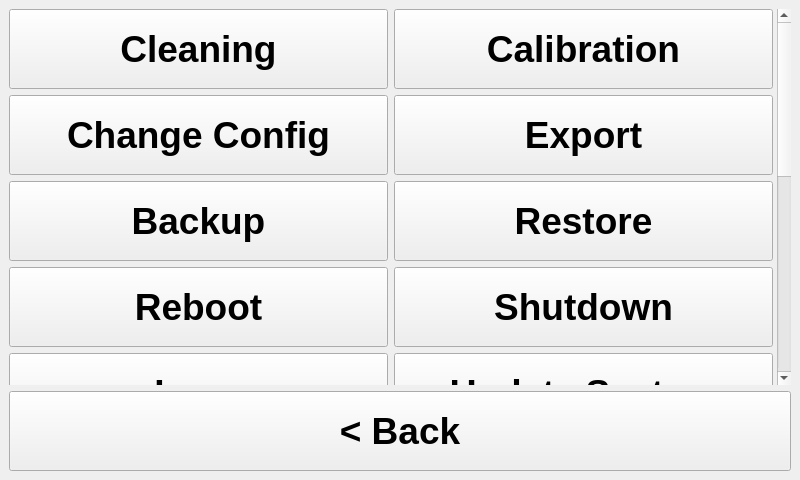
<?xml version="1.0" encoding="UTF-8"?>
<ui version="4.0">
 <class>Optionwindow</class>
 <widget class="QMainWindow" name="Optionwindow">
  <property name="geometry">
   <rect>
    <x>0</x>
    <y>0</y>
    <width>800</width>
    <height>480</height>
   </rect>
  </property>
  <property name="sizePolicy">
   <sizepolicy hsizetype="Fixed" vsizetype="Fixed">
    <horstretch>0</horstretch>
    <verstretch>0</verstretch>
   </sizepolicy>
  </property>
  <property name="minimumSize">
   <size>
    <width>800</width>
    <height>480</height>
   </size>
  </property>
  <property name="maximumSize">
   <size>
    <width>800</width>
    <height>480</height>
   </size>
  </property>
  <property name="cursor">
   <cursorShape>ArrowCursor</cursorShape>
  </property>
  <property name="windowTitle">
   <string>Options</string>
  </property>
  <property name="styleSheet">
   <string notr="true"/>
  </property>
  <widget class="QWidget" name="centralwidget">
   <layout class="QGridLayout" name="gridLayout">
    <item row="4" column="0">
     <widget class="QScrollArea" name="scrollArea">
      <property name="frameShape">
       <enum>QFrame::NoFrame</enum>
      </property>
      <property name="frameShadow">
       <enum>QFrame::Plain</enum>
      </property>
      <property name="lineWidth">
       <number>1</number>
      </property>
      <property name="widgetResizable">
       <bool>true</bool>
      </property>
      <widget class="QWidget" name="scrollAreaWidgetContents">
       <property name="geometry">
        <rect>
         <x>0</x>
         <y>-223</y>
         <width>765</width>
         <height>770</height>
        </rect>
       </property>
       <layout class="QVBoxLayout" name="verticalLayout_3">
        <property name="leftMargin">
         <number>0</number>
        </property>
        <property name="topMargin">
         <number>0</number>
        </property>
        <property name="rightMargin">
         <number>4</number>
        </property>
        <property name="bottomMargin">
         <number>0</number>
        </property>
        <item>
         <layout class="QGridLayout" name="gridLayout_2">
          <item row="6" column="0" colspan="2">
           <widget class="QPushButton" name="button_update_software">
            <property name="minimumSize">
             <size>
              <width>0</width>
              <height>80</height>
             </size>
            </property>
            <property name="maximumSize">
             <size>
              <width>5000</width>
              <height>300</height>
             </size>
            </property>
            <property name="font">
             <font>
              <pointsize>28</pointsize>
              <weight>75</weight>
              <bold>true</bold>
             </font>
            </property>
            <property name="text">
             <string>Update CocktailBerry Software</string>
            </property>
           </widget>
          </item>
          <item row="7" column="1">
           <widget class="QPushButton" name="button_check_internet">
            <property name="minimumSize">
             <size>
              <width>0</width>
              <height>80</height>
             </size>
            </property>
            <property name="maximumSize">
             <size>
              <width>5000</width>
              <height>300</height>
             </size>
            </property>
            <property name="font">
             <font>
              <pointsize>28</pointsize>
              <weight>75</weight>
              <bold>true</bold>
             </font>
            </property>
            <property name="text">
             <string>Check Internet</string>
            </property>
           </widget>
          </item>
          <item row="3" column="0">
           <widget class="QPushButton" name="button_reboot">
            <property name="minimumSize">
             <size>
              <width>0</width>
              <height>80</height>
             </size>
            </property>
            <property name="maximumSize">
             <size>
              <width>5000</width>
              <height>300</height>
             </size>
            </property>
            <property name="font">
             <font>
              <pointsize>28</pointsize>
              <weight>75</weight>
              <bold>true</bold>
             </font>
            </property>
            <property name="text">
             <string>Reboot</string>
            </property>
           </widget>
          </item>
          <item row="8" column="1">
           <widget class="QPushButton" name="button_rfid">
            <property name="enabled">
             <bool>false</bool>
            </property>
            <property name="minimumSize">
             <size>
              <width>0</width>
              <height>80</height>
             </size>
            </property>
            <property name="maximumSize">
             <size>
              <width>5000</width>
              <height>300</height>
             </size>
            </property>
            <property name="font">
             <font>
              <pointsize>28</pointsize>
              <weight>75</weight>
              <bold>true</bold>
             </font>
            </property>
            <property name="text">
             <string>Write RFID</string>
            </property>
           </widget>
          </item>
          <item row="2" column="0">
           <widget class="QPushButton" name="button_backup">
            <property name="minimumSize">
             <size>
              <width>0</width>
              <height>80</height>
             </size>
            </property>
            <property name="maximumSize">
             <size>
              <width>5000</width>
              <height>300</height>
             </size>
            </property>
            <property name="font">
             <font>
              <pointsize>28</pointsize>
              <weight>75</weight>
              <bold>true</bold>
             </font>
            </property>
            <property name="text">
             <string>Backup</string>
            </property>
           </widget>
          </item>
          <item row="0" column="0">
           <widget class="QPushButton" name="button_clean">
            <property name="minimumSize">
             <size>
              <width>0</width>
              <height>80</height>
             </size>
            </property>
            <property name="maximumSize">
             <size>
              <width>5000</width>
              <height>300</height>
             </size>
            </property>
            <property name="font">
             <font>
              <pointsize>28</pointsize>
              <weight>75</weight>
              <bold>true</bold>
             </font>
            </property>
            <property name="text">
             <string>Cleaning</string>
            </property>
           </widget>
          </item>
          <item row="3" column="1">
           <widget class="QPushButton" name="button_shutdown">
            <property name="minimumSize">
             <size>
              <width>0</width>
              <height>80</height>
             </size>
            </property>
            <property name="maximumSize">
             <size>
              <width>5000</width>
              <height>300</height>
             </size>
            </property>
            <property name="font">
             <font>
              <pointsize>28</pointsize>
              <weight>75</weight>
              <bold>true</bold>
             </font>
            </property>
            <property name="text">
             <string>Shutdown</string>
            </property>
           </widget>
          </item>
          <item row="2" column="1">
           <widget class="QPushButton" name="button_restore">
            <property name="minimumSize">
             <size>
              <width>0</width>
              <height>80</height>
             </size>
            </property>
            <property name="maximumSize">
             <size>
              <width>5000</width>
              <height>300</height>
             </size>
            </property>
            <property name="font">
             <font>
              <pointsize>28</pointsize>
              <weight>75</weight>
              <bold>true</bold>
             </font>
            </property>
            <property name="text">
             <string>Restore</string>
            </property>
           </widget>
          </item>
          <item row="7" column="0">
           <widget class="QPushButton" name="button_wifi">
            <property name="minimumSize">
             <size>
              <width>0</width>
              <height>80</height>
             </size>
            </property>
            <property name="maximumSize">
             <size>
              <width>5000</width>
              <height>300</height>
             </size>
            </property>
            <property name="font">
             <font>
              <pointsize>28</pointsize>
              <weight>75</weight>
              <bold>true</bold>
             </font>
            </property>
            <property name="text">
             <string>WiFi</string>
            </property>
           </widget>
          </item>
          <item row="1" column="0">
           <widget class="QPushButton" name="button_config">
            <property name="minimumSize">
             <size>
              <width>0</width>
              <height>80</height>
             </size>
            </property>
            <property name="maximumSize">
             <size>
              <width>5000</width>
              <height>300</height>
             </size>
            </property>
            <property name="font">
             <font>
              <pointsize>28</pointsize>
              <weight>75</weight>
              <bold>true</bold>
             </font>
            </property>
            <property name="text">
             <string>Change Config</string>
            </property>
           </widget>
          </item>
          <item row="8" column="0">
           <widget class="QPushButton" name="button_addons">
            <property name="minimumSize">
             <size>
              <width>0</width>
              <height>80</height>
             </size>
            </property>
            <property name="maximumSize">
             <size>
              <width>5000</width>
              <height>300</height>
             </size>
            </property>
            <property name="font">
             <font>
              <pointsize>28</pointsize>
              <weight>75</weight>
              <bold>true</bold>
             </font>
            </property>
            <property name="text">
             <string>Addons</string>
            </property>
           </widget>
          </item>
          <item row="4" column="1">
           <widget class="QPushButton" name="button_update_system">
            <property name="minimumSize">
             <size>
              <width>0</width>
              <height>80</height>
             </size>
            </property>
            <property name="maximumSize">
             <size>
              <width>5000</width>
              <height>300</height>
             </size>
            </property>
            <property name="font">
             <font>
              <pointsize>28</pointsize>
              <weight>75</weight>
              <bold>true</bold>
             </font>
            </property>
            <property name="text">
             <string>Update System</string>
            </property>
           </widget>
          </item>
          <item row="1" column="1">
           <widget class="QPushButton" name="button_export">
            <property name="minimumSize">
             <size>
              <width>0</width>
              <height>80</height>
             </size>
            </property>
            <property name="maximumSize">
             <size>
              <width>5000</width>
              <height>300</height>
             </size>
            </property>
            <property name="font">
             <font>
              <pointsize>28</pointsize>
              <weight>75</weight>
              <bold>true</bold>
             </font>
            </property>
            <property name="text">
             <string>Export</string>
            </property>
           </widget>
          </item>
          <item row="4" column="0">
           <widget class="QPushButton" name="button_logs">
            <property name="minimumSize">
             <size>
              <width>0</width>
              <height>80</height>
             </size>
            </property>
            <property name="maximumSize">
             <size>
              <width>5000</width>
              <height>300</height>
             </size>
            </property>
            <property name="font">
             <font>
              <pointsize>28</pointsize>
              <weight>75</weight>
              <bold>true</bold>
             </font>
            </property>
            <property name="text">
             <string>Logs</string>
            </property>
           </widget>
          </item>
          <item row="0" column="1">
           <widget class="QPushButton" name="button_calibration">
            <property name="minimumSize">
             <size>
              <width>0</width>
              <height>80</height>
             </size>
            </property>
            <property name="maximumSize">
             <size>
              <width>5000</width>
              <height>300</height>
             </size>
            </property>
            <property name="font">
             <font>
              <pointsize>28</pointsize>
              <weight>75</weight>
              <bold>true</bold>
             </font>
            </property>
            <property name="text">
             <string>Calibration</string>
            </property>
           </widget>
          </item>
          <item row="5" column="0" colspan="2">
           <widget class="QPushButton" name="button_resources">
            <property name="minimumSize">
             <size>
              <width>0</width>
              <height>80</height>
             </size>
            </property>
            <property name="maximumSize">
             <size>
              <width>5000</width>
              <height>300</height>
             </size>
            </property>
            <property name="font">
             <font>
              <pointsize>28</pointsize>
              <weight>75</weight>
              <bold>true</bold>
             </font>
            </property>
            <property name="text">
             <string>System Resource Usage</string>
            </property>
           </widget>
          </item>
          <item row="9" column="0" colspan="2">
           <widget class="QPushButton" name="button_about">
            <property name="minimumSize">
             <size>
              <width>0</width>
              <height>80</height>
             </size>
            </property>
            <property name="maximumSize">
             <size>
              <width>5000</width>
              <height>300</height>
             </size>
            </property>
            <property name="font">
             <font>
              <pointsize>28</pointsize>
              <weight>75</weight>
              <bold>true</bold>
             </font>
            </property>
            <property name="text">
             <string>About CocktailBerry</string>
            </property>
           </widget>
          </item>
         </layout>
        </item>
       </layout>
      </widget>
     </widget>
    </item>
    <item row="5" column="0">
     <widget class="QPushButton" name="button_back">
      <property name="minimumSize">
       <size>
        <width>0</width>
        <height>80</height>
       </size>
      </property>
      <property name="maximumSize">
       <size>
        <width>5000</width>
        <height>300</height>
       </size>
      </property>
      <property name="font">
       <font>
        <pointsize>28</pointsize>
        <weight>75</weight>
        <bold>true</bold>
       </font>
      </property>
      <property name="text">
       <string>&lt; Back</string>
      </property>
      <property name="cssClass" stdset="0">
       <string>btn-inverted</string>
      </property>
     </widget>
    </item>
   </layout>
  </widget>
 </widget>
 <resources/>
 <connections/>
</ui>
